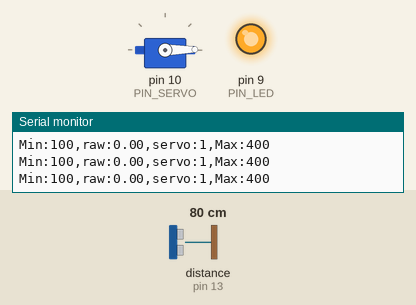
Recording of a sketch running on a simulated Arduino Uno, built with avr-gcc and run on an emulated ATmega328P. Shown: servo, output pins drawn as LEDs (lit = HIGH), the last lines printed to the serial monitor. Wiring (inferred from the names in the program): ultrasonic range finder: trigger pin 12; echo pin 13. Inputs (shaded band) come from the test bench; at power-on: distance to the obstacle (sensor on pin 13) 80 cm. The echo pulse lasts 58.3 µs per cm; pins used as bus, display or sensor lines are not drawn.

Above: at 1.2 s.
1.3 s: distance to the obstacle (sensor on pin 13) set to 35 cm
At 2.0 s:
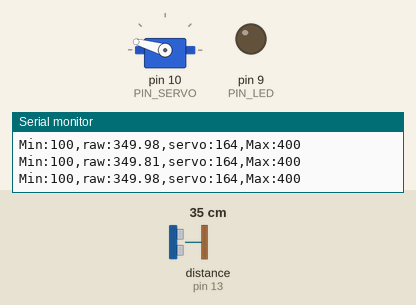
2.8 s: distance to the obstacle (sensor on pin 13) set to 18 cm
At 3.9 s:
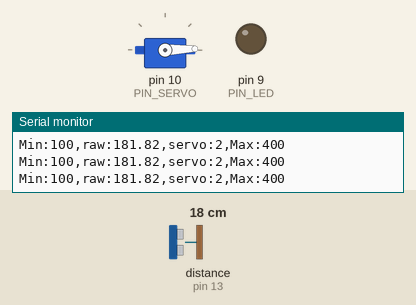
Timing chart, 0 to 5.8 s (numbered marks = the images above; inputs shaded):
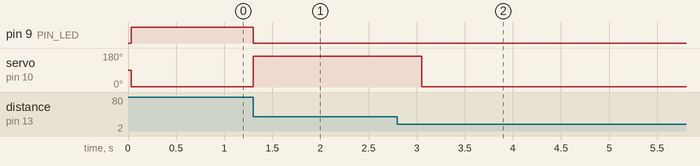

The sketch:

11_example_2.ino
```cpp
#include <Servo.h>

// Arduino pin assignment
#define PIN_LED 9
#define PIN_SERVO 10
#define PIN_TRIG 12
#define PIN_ECHO 13

// configurable parameters
#define SND_VEL 346.0 // sound velocity at 24 celsius degree (unit: m/s)
#define INTERVAL 25 // sampling interval (unit: ms)
#define _DIST_MIN 100 // minimum distance to be measured (unit: mm)
#define _DIST_MAX 400 // maximum distance to be measured (unit: mm)

#define _DUTY_MIN 550 // servo full clockwise position (0 degree)
#define _DUTY_NEU 1475 // servo neutral position (90 degree)
#define _DUTY_MAX 2400 // servo full counterclockwise position (180 degree)


// global variables
float timeout; // unit: us
float dist_min, dist_max, dist_raw, dist_prev, dist_ema; // unit: mm
float ema_element[10];
unsigned long last_sampling_time; // unit: ms
float scale; // used for pulse duration to distance conversion
Servo myservo;

void setup() {

// initialize GPIO pins
  pinMode(PIN_LED,OUTPUT);
  pinMode(PIN_TRIG,OUTPUT);
  digitalWrite(PIN_TRIG, LOW);
  pinMode(PIN_ECHO,INPUT);

  myservo.attach(PIN_SERVO);
  myservo.writeMicroseconds(_DUTY_NEU);

// initialize USS related variables
  dist_min = _DIST_MIN;
  dist_max = _DIST_MAX;
  timeout = (INTERVAL / 2) * 1000.0; // precalculate pulseIn() timeout value. (unit: us)
  dist_raw = dist_prev = dist_ema = 0.0; // raw distance output from USS (unit: mm)
  scale = 0.001 * 0.5 * SND_VEL;

  for(int i=0; i<10; i++)
  {
    ema_element[i] = 0;
  }

// initialize serial port
  Serial.begin(57600);

// initialize last sampling time
  last_sampling_time = 0;
}

void loop() {
// wait until next sampling time.
// millis() returns the number of milliseconds since the program started. Will overflow after 50 days.

 // 측정 주기
  if(millis() < last_sampling_time + INTERVAL) return;

//측정(범위기반 필터링도 같이 들어 있음)
  dist_raw = USS_measure(PIN_TRIG,PIN_ECHO);

// ema 계산

//dist_ema = ema_calc(dist_raw);

// 출력

  Serial.print("Min:100,raw:");
  Serial.print(dist_raw);
  //Serial.print(",ema:");
  //Serial.print(dist_ema);
  Serial.print(",servo:");
  Serial.print(myservo.read());
  Serial.println(",Max:400");

  // 서보 모터 조작

if(dist_raw <= 180.0) {
     digitalWrite(PIN_LED, HIGH);
     myservo.writeMicroseconds(_DUTY_MIN);
  }
  else if(dist_raw > 180.0 &&dist_raw < 360.0){
    digitalWrite(PIN_LED, LOW);
    int duty = (int)dist_raw * 10 -_DUTY_MIN - 700;
    myservo.writeMicroseconds(duty);
  }
  else {
    digitalWrite(PIN_LED, HIGH);
    myservo.writeMicroseconds(_DUTY_MAX);
  }

// update last sampling time
  last_sampling_time += INTERVAL;
}

//float ema_calc(float dist_raw)
//{
//  for(int i=9; i>1; i--)
//  {
//    ema_element[i-1] = ema_element[i]
//  }
//
//  ema_element[9] = dist_raw;
//
// //ema1 0.1 * ema_element[9]
// //ema2 0.1 * ema_element[9] + 0.9 * ema_element[8]
//  return 0.1 * ema_element[9] + (0.9 * 0.9) * ema_element[8] + (0.9 * 0.9 * 0.9) * ema_element[7] +
//}

// get a distance reading from USS. return value is in millimeter.
float USS_measure(int TRIG, int ECHO)
{
  float reading;
  digitalWrite(TRIG, HIGH);
  delayMicroseconds(10);
  digitalWrite(TRIG, LOW);

  reading = pulseIn(ECHO, HIGH, timeout) * scale; // unit: mm
  if(reading <= 180.0 || reading >= 360.0) reading = 0.0; // return 0 when out of range.

  if(reading == 0.0) reading = dist_prev;
  else dist_prev = reading;

  return reading;
}
```

Measured:
- after the input at 1.3 s, pin 9 (PIN_LED): HIGH → LOW at once; servo on pin 10 (PIN_SERVO): 1° → 164° at once
- after the input at 2.8 s, servo on pin 10 (PIN_SERVO): 164° → 2° after 0.25 s
